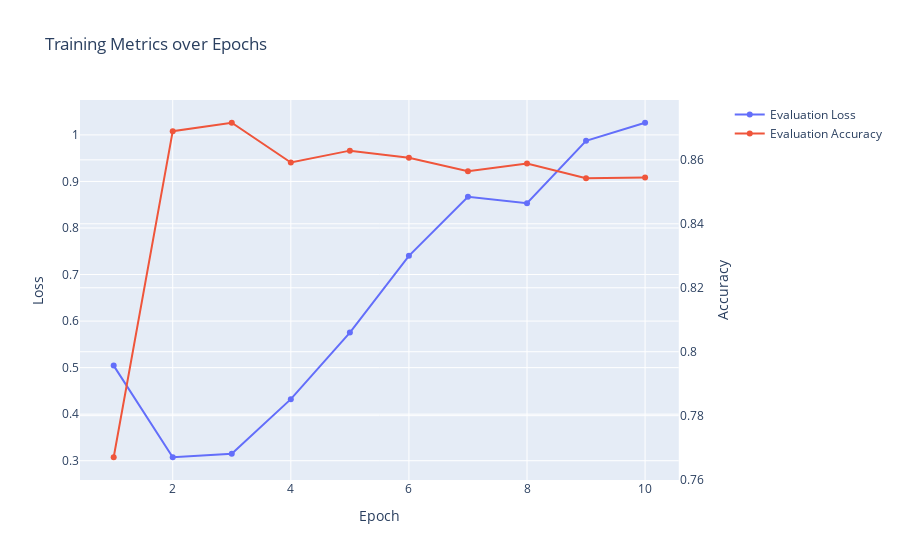

Write notebook code for a chart like this one.
### Markdown cell above
## **Visualize Training Metrics**

### Code cell
import plotly.graph_objects as go
from plotly.subplots import make_subplots

# Extract metrics
epochs = []
eval_losses = []
eval_accuracies = []

for entry in log:
    if 'eval_loss' in entry:
        epochs.append(entry['epoch'])
        eval_losses.append(entry['eval_loss'])
        eval_accuracies.append(entry['eval_accuracy'])

# Create subplot with two y-axes
fig = make_subplots(specs=[[{"secondary_y": True}]])

# Add traces
fig.add_trace(
    go.Scatter(x=epochs, y=eval_losses, name="Evaluation Loss"),
    secondary_y=False,
)

fig.add_trace(
    go.Scatter(x=epochs, y=eval_accuracies, name="Evaluation Accuracy"),
    secondary_y=True,
)

# Set x-axis title
fig.update_xaxes(title_text="Epoch")

# Set y-axes titles
fig.update_yaxes(title_text="Loss", secondary_y=False)
fig.update_yaxes(title_text="Accuracy", secondary_y=True)

fig.update_layout(
    title_text="Training Metrics over Epochs",
    hovermode='x unified'
)

fig.show()

### Figure 1 — Plotly figure (JSON) as saved in the notebook; plotly's stock layout.template omitted (floating-point values rounded to 4 significant figures)
{"data": [{"name": "Evaluation Loss", "type": "scatter", "x": [1, 2, 3, 4, 5, 6, 7, 8, 9, 10], "xaxis": "x", "y": [0.5043, 0.3074, 0.3148, 0.4323, 0.5753, 0.7402, 0.8669, 0.8531, 0.9874, 1.026], "yaxis": "y"}, {"name": "Evaluation Accuracy", "type": "scatter", "x": [1, 2, 3, 4, 5, 6, 7, 8, 9, 10], "xaxis": "x", "y": [0.767, 0.869, 0.8716, 0.8592, 0.8629, 0.8607, 0.8564, 0.8589, 0.8542, 0.8545], "yaxis": "y2"}], "layout": {"hovermode": "x unified", "title": {"text": "Training Metrics over Epochs"}, "xaxis": {"anchor": "y", "domain": [0, 0.94], "title": {"text": "Epoch"}}, "yaxis": {"anchor": "x", "domain": [0, 1], "title": {"text": "Loss"}}, "yaxis2": {"anchor": "x", "overlaying": "y", "side": "right", "title": {"text": "Accuracy"}}}}
